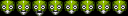

This game map was drawn from its Tiled (.tmx) file and the tilesets committed beside it. A one-line description and the full map source follow:
An orthogonal 8x1 tile map with 16x16 px tiles, 1 tile layer (Tile Layer 1).

<map version="1.10" tiledversion="1.10.2" orientation="orthogonal" renderorder="right-down" width="8" height="1" tilewidth="16" tileheight="16" infinite="0" nextlayerid="2" nextobjectid="1">
 <tileset firstgid="1" source="Tileset.tsx" />
 <layer id="1" name="Tile Layer 1" width="8" height="1">
  <data encoding="csv">
82,81,83,81,82,82,82,82
</data>
 </layer>
</map>